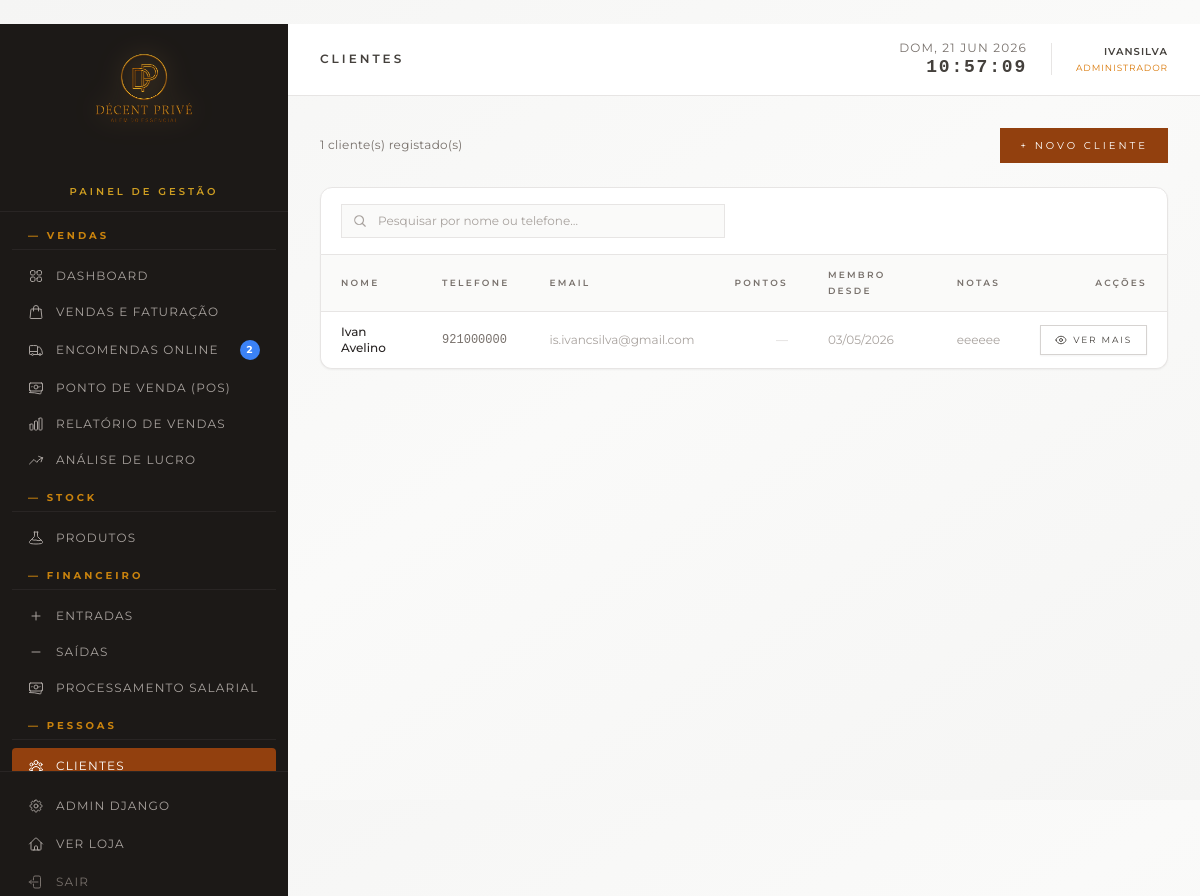
/gestao/clientes/ (signed in), run on the app's committed database.
### loja/models.py (models this page shows, shortened)
class Cliente(models.Model):
    nome = models.CharField(max_length=200)
    telefone = models.CharField(max_length=30, unique=True)
    email = models.EmailField(blank=True)
    data_nascimento = models.DateField(null=True, blank=True, help_text='Data de nascimento do cliente')
    pontos = models.PositiveIntegerField(default=0)
    membro_desde = models.DateField(auto_now_add=True)
    notas = models.TextField(blank=True)
    class Meta:
        verbose_name = 'Cliente'
        verbose_name_plural = 'Clientes'
        ordering = ['-pontos']

### loja/views.py (the view)
# urls.py: path('gestao/clientes/', views.gestao_clientes, name='gestao_clientes'),
@staff_member_required(login_url='/gestao/login/')
def gestao_clientes(request):
    clientes = Cliente.objects.order_by('-pontos', 'nome')
    return render(request, 'gestao/clientes.html', {
        'active_page': 'clientes',
        'clientes': clientes,
    })

### loja/templates/gestao/clientes.html (shortened to what this page needs)
{% extends 'gestao/base.html' %}
{% block page_title %}Clientes{% endblock %}
{% block content %}
<div class="max-w-[1400px] mx-auto">
    <div class="flex items-center justify-between mb-6">
        <p id="contador" class="text-stone-500 text-xs tracking-wide">{{ clientes|length }} cliente(s) registado(s)</p>
        <a href="{% url 'gestao_cliente_criar' %}"
           class="bg-amber-800 hover:bg-amber-700 text-white text-[10px] uppercase tracking-[0.3em] px-5 py-2.5 transition-colors">
            + Novo Cliente
        </a>
    </div>
    <div class="bg-white border border-stone-200 px-5 py-4 mb-0 rounded-t-xl shadow-sm flex items-center gap-3">
        <div class="relative flex-1 max-w-sm">
            <input id="pesquisa" type="text" placeholder="Pesquisar por nome ou telefone…"
                   class="w-full pl-9 pr-4 py-2 text-xs bg-stone-50 border border-stone-200 text-stone-700 placeholder-stone-400 focus:outline-none focus:border-amber-500 transition-colors">
        </div>
    </div>
    <div class="bg-white border border-t-0 border-stone-200 overflow-x-auto rounded-b-xl shadow-sm">
        <table class="w-full text-xs gestao-table">
            <thead class="bg-stone-50 border-b border-stone-200">
                <tr>
                    <th class="text-left px-5 py-3 text-[9px] uppercase tracking-[0.25em] text-stone-500 font-semibold">Nome</th>
                    <th class="text-left px-5 py-3 text-[9px] uppercase tracking-[0.25em] text-stone-500 font-semibold">Telefone</th>
                    <th class="text-left px-5 py-3 text-[9px] uppercase tracking-[0.25em] text-stone-500 font-semibold">Email</th>
                    <th class="text-right px-5 py-3 text-[9px] uppercase tracking-[0.25em] text-stone-500 font-semibold">Pontos</th>
                    <th class="text-left px-5 py-3 text-[9px] uppercase tracking-[0.25em] text-stone-500 font-semibold">Membro desde</th>
                    <th class="text-left px-5 py-3 text-[9px] uppercase tracking-[0.25em] text-stone-500 font-semibold">Notas</th>
                    <th class="text-right px-5 py-3 text-[9px] uppercase tracking-[0.25em] text-stone-500 font-semibold">Acções</th>
                </tr>
            </thead>
            <tbody id="tbody-clientes" class="divide-y divide-stone-100">
                {% for c in clientes %}
                <tr class="cli-row hover:bg-stone-50 transition-colors"
                    data-nome="{{ c.nome|lower }}"
                    data-tel="{{ c.telefone|lower }}">
                    <td class="px-5 py-3 font-medium text-stone-800">{{ c.nome }}</td>
                    <td class="px-5 py-3 text-stone-500 font-mono">{{ c.telefone }}</td>
                    <td class="px-5 py-3 text-stone-400">{{ c.email|default:"—" }}</td>
                    <td class="px-5 py-3 text-right">
                        {% if c.pontos > 0 %}
                        <span class="inline-block px-2 py-0.5 bg-amber-100 text-amber-800 text-[9px] font-semibold uppercase tracking-wider">{{ c.pontos }} pts</span>
                        {% else %}
                        <span class="text-stone-300">—</span>
                        {% endif %}
                    </td>
                    <td class="px-5 py-3 text-stone-400">{{ c.membro_desde|date:"d/m/Y" }}</td>
                    <td class="px-5 py-3 text-stone-400 max-w-[200px]">
                        {% if c.notas %}<span class="truncate block" title="{{ c.notas }}">{{ c.notas }}</span>{% else %}—{% endif %}
                    </td>
                    <td class="px-5 py-3 text-right whitespace-nowrap">
                        <a href="{% url 'gestao_cliente_detalhe' c.pk %}"
                           class="inline-flex items-center gap-1.5 px-3.5 py-1.5 bg-white border border-stone-300 text-[9px] uppercase tracking-[0.2em] text-stone-700 hover:bg-stone-900 hover:text-white hover:border-stone-900 transition-all duration-200 shadow-sm">
                            Ver mais
                        </a>
                    </td>
                </tr>
                {% empty %}
                <tr>
                    <td colspan="7" class="px-5 py-10 text-center text-stone-400 text-xs tracking-wide">
                        Nenhum cliente registado ainda.
                    </td>
                </tr>
                {% endfor %}
            </tbody>
        </table>
    </div>
</div>
{% endblock %}

### loja/templates/gestao/base.html (shortened to what this page needs)
﻿<!DOCTYPE html>
<html lang="pt">
<head>
    {% load static %}
    <script src="https://cdn.tailwindcss.com"></script>
</head>
<body class="bg-gradient-to-br from-stone-100 via-stone-50 to-stone-100 overflow-hidden h-screen">
{% load static %}
<div class="flex h-screen">
    <aside class="w-72 bg-stone-900 flex flex-col flex-shrink-0">
        <div class="px-2 pb-2 border-b border-stone-800 flex flex-col items-center">
              <img src="{% static 'loja/images/logo2.png' %}" alt="Décent Privé"
                  class="w-56 h-56 object-contain -mt-10 -mb-6 drop-shadow-[0_0_14px_rgba(217,161,79,0.45)]">
            <p class="text-amber-400/80 text-[10px] uppercase tracking-[0.3em] font-semibold pb-1">Painel de Gestão</p>
        </div>
        <nav class="flex-1 py-3 px-3 overflow-y-auto space-y-3 sidebar-nav">
            <div>
                <p class="px-4 mb-2 mt-1 text-[10px] uppercase tracking-[0.3em] text-amber-500/80 font-bold border-b border-stone-800 pb-1.5">— Vendas</p>
                <a href="{% url 'gestao_dashboard' %}"
                   class="flex items-center gap-3 px-4 py-2.5 rounded text-xs uppercase tracking-widest transition-colors duration-150
                          {% if active_page == 'dashboard' %}bg-amber-800 text-white{% else %}text-stone-400 hover:bg-stone-800 hover:text-white{% endif %}">
                    Dashboard
                </a>
                <a href="{% url 'gestao_vendas' %}"
                   class="flex items-center gap-3 px-4 py-2.5 rounded text-xs uppercase tracking-widest transition-colors duration-150
                          {% if active_page == 'vendas' %}bg-amber-800 text-white{% else %}text-stone-400 hover:bg-stone-800 hover:text-white{% endif %}">
                    Vendas e Faturação
                </a>
                <a href="{% url 'gestao_encomendas' %}"
                   class="flex items-center gap-3 px-4 py-2.5 rounded text-xs uppercase tracking-widest transition-colors duration-150
                          {% if active_page == 'encomendas' %}bg-amber-800 text-white{% else %}text-stone-400 hover:bg-stone-800 hover:text-white{% endif %}">
                    <span class="flex-1">Encomendas Online</span>
                    {% if pedidos_online_pendentes %}
                    <span class="ml-auto inline-flex items-center justify-center min-w-[20px] h-5 px-1.5 text-[10px] font-bold rounded-full bg-blue-500 text-white animate-pulse"
                          title="{{ pedidos_online_pendentes }} encomenda{{ pedidos_online_pendentes|pluralize:'s' }} pendente{{ pedidos_online_pendentes|pluralize:'s' }}">
                        {{ pedidos_online_pendentes }}
                    </span>
                    {% endif %}
                </a>
                <a href="{% url 'gestao_caixa' %}"
                   class="flex items-center gap-3 px-4 py-2.5 rounded text-xs uppercase tracking-widest transition-colors duration-150
                          {% if active_page == 'caixa' %}bg-amber-800 text-white{% else %}text-stone-400 hover:bg-stone-800 hover:text-white{% endif %}">
                    Ponto de Venda (POS)
                </a>
                {% if not is_operador %}
                <a href="{% url 'gestao_relatorio' %}"
                   class="flex items-center gap-3 px-4 py-2.5 rounded text-xs uppercase tracking-widest transition-colors duration-150
                          {% if active_page == 'relatorio' %}bg-amber-800 text-white{% else %}text-stone-400 hover:bg-stone-800 hover:text-white{% endif %}">
                    Relatório de Vendas
                </a>
                <a href="{% url 'gestao_lucro' %}"
                   class="flex items-center gap-3 px-4 py-2.5 rounded text-xs uppercase tracking-widest transition-colors duration-150
                          {% if active_page == 'lucro' %}bg-amber-800 text-white{% else %}text-stone-400 hover:bg-stone-800 hover:text-white{% endif %}">
                    <svg class="w-4 h-4 flex-shrink-0" fill="none" viewBox="0 0 24 24" stroke="currentColor" stroke-width="1.5">
                        <path stroke-linecap="round" stroke-linejoin="round" d="M2.25 18 9 11.25l4.306 4.306a11.95 11.95 0 0 1 5.814-5.518l2.74-1.22m0 0-5.94-2.281m5.94 2.28-2.28 5.941"/>
                    </svg>
                    Análise de Lucro
                </a>
                {% endif %}
            </div>
            <div>
                <p class="px-4 mb-2 mt-1 text-[10px] uppercase tracking-[0.3em] text-amber-500/80 font-bold border-b border-stone-800 pb-1.5">— Stock</p>
                <a href="{% url 'gestao_produtos' %}"
                   class="flex items-center gap-3 px-4 py-2.5 rounded text-xs uppercase tracking-widest transition-colors duration-150
                          {% if active_page == 'produtos' %}bg-amber-800 text-white{% else %}text-stone-400 hover:bg-stone-800 hover:text-white{% endif %}">
                    Produtos
                </a>
            </div>
            {% if not is_operador %}
            <div>
                <p class="px-4 mb-2 mt-1 text-[10px] uppercase tracking-[0.3em] text-amber-500/80 font-bold border-b border-stone-800 pb-1.5">— Financeiro</p>
                <a href="{% url 'gestao_caixa_entrada' %}"
                   class="flex items-center gap-3 px-4 py-2.5 rounded text-xs uppercase tracking-widest transition-colors duration-150
                          {% if active_page == 'financeiro_entrada' %}bg-amber-800 text-white{% else %}text-stone-400 hover:bg-stone-800 hover:text-white{% endif %}">
                    <svg class="w-4 h-4 flex-shrink-0" fill="none" viewBox="0 0 24 24" stroke="currentColor" stroke-width="1.5">
                        <path stroke-linecap="round" stroke-linejoin="round" d="M12 6v12m6-6H6"/>
                    </svg>
                    Entradas
                </a>
                <a href="{% url 'gestao_caixa_saida' %}"
                   class="flex items-center gap-3 px-4 py-2.5 rounded text-xs uppercase tracking-widest transition-colors duration-150
                          {% if active_page == 'financeiro_saida' %}bg-amber-800 text-white{% else %}text-stone-400 hover:bg-stone-800 hover:text-white{% endif %}">
                    <svg class="w-4 h-4 flex-shrink-0" fill="none" viewBox="0 0 24 24" stroke="currentColor" stroke-width="1.5">
                        <path stroke-linecap="round" stroke-linejoin="round" d="M18 12H6"/>
                    </svg>
                    Saídas
                </a>
                <a href="{% url 'gestao_salarios' %}"
                   class="flex items-center gap-3 px-4 py-2.5 rounded text-xs uppercase tracking-widest transition-colors duration-150
                          {% if active_page == 'salarios' %}bg-amber-800 text-white{% else %}text-stone-400 hover:bg-stone-800 hover:text-white{% endif %}">
                    Processamento Salarial
                </a>
            </div>
            {% endif %}
            <div>
                <p class="px-4 mb-2 mt-1 text-[10px] uppercase tracking-[0.3em] text-amber-500/80 font-bold border-b border-stone-800 pb-1.5">— Pessoas</p>
                <a href="{% url 'gestao_clientes' %}"
                   class="flex items-center gap-3 px-4 py-2.5 rounded text-xs uppercase tracking-widest transition-colors duration-150
                          {% if active_page == 'clientes' %}bg-amber-800 text-white{% else %}text-stone-400 hover:bg-stone-800 hover:text-white{% endif %}">
                    Clientes
                </a>
            </div>
        </nav>
        <div class="px-3 pb-5 border-t border-stone-800 pt-4 space-y-0.5">
            {% if is_admin_user %}
            <a href="/gestao/admin/" target="_blank"
               class="flex items-center gap-3 px-4 py-2.5 rounded text-xs uppercase tracking-widest text-stone-400 hover:bg-stone-800 hover:text-white transition-colors duration-150">
                Admin Django
            </a>
            {% endif %}
            <a href="{% url 'home' %}" target="_blank"
               class="flex items-center gap-3 px-4 py-2.5 rounded text-xs uppercase tracking-widest text-stone-400 hover:bg-stone-800 hover:text-white transition-colors duration-150">
                Ver Loja
            </a>
            <a href="{% url 'gestao_logout' %}"
               class="flex items-center gap-3 px-4 py-2.5 rounded text-xs uppercase tracking-widest text-stone-500 hover:bg-stone-800 hover:text-white transition-colors duration-150">
                Sair
            </a>
        </div>
    </aside>
    <div class="flex-1 flex flex-col overflow-hidden">
        <header class="bg-white border-b border-stone-200 px-8 py-4 flex items-center justify-between flex-shrink-0">
            <h1 class="text-xs font-semibold text-stone-700 uppercase tracking-[0.25em]">{% block page_title %}Dashboard{% endblock %}</h1>
            <div class="flex items-center gap-6">
                <div class="text-right">
                    <p id="clock-date" class="text-xs text-stone-500 uppercase tracking-widest"></p>
                    <p id="clock-time" class="text-lg font-bold text-stone-700 tracking-widest font-mono leading-tight"></p>
                </div>
                <div class="text-right">
                    <p class="text-[10px] text-stone-700 uppercase tracking-widest font-semibold">{{ request.user.username }}</p>
                    <p class="text-[9px] uppercase tracking-widest mt-0.5
                       {% if request.user.is_superuser %}text-amber-600{% elif request.user.is_staff %}text-sky-600{% else %}text-stone-400{% endif %}">
                        {% if request.user.is_superuser %}Administrador{% elif request.user.is_staff %}Gerente{% else %}Operador{% endif %}
                    </p>
                </div>
            </div>
        </header>
        <main class="flex-1 overflow-y-auto p-8">
            {% block content %}{% endblock %}
        </main>
    </div>
</div>
{% load static %}
</body>
</html>

### data on the page
Cliente: nome "Ivan Avelino", telefone "921000000", email "is.ivancsilva@gmail.com", membro_desde "03/05/2026", notas "eeeeee"

### other printed values
{{ pedidos_online_pendentes }} "2"
{{ request.user.username }} "IVANSILVA"
{{ clientes|length }} "1"
